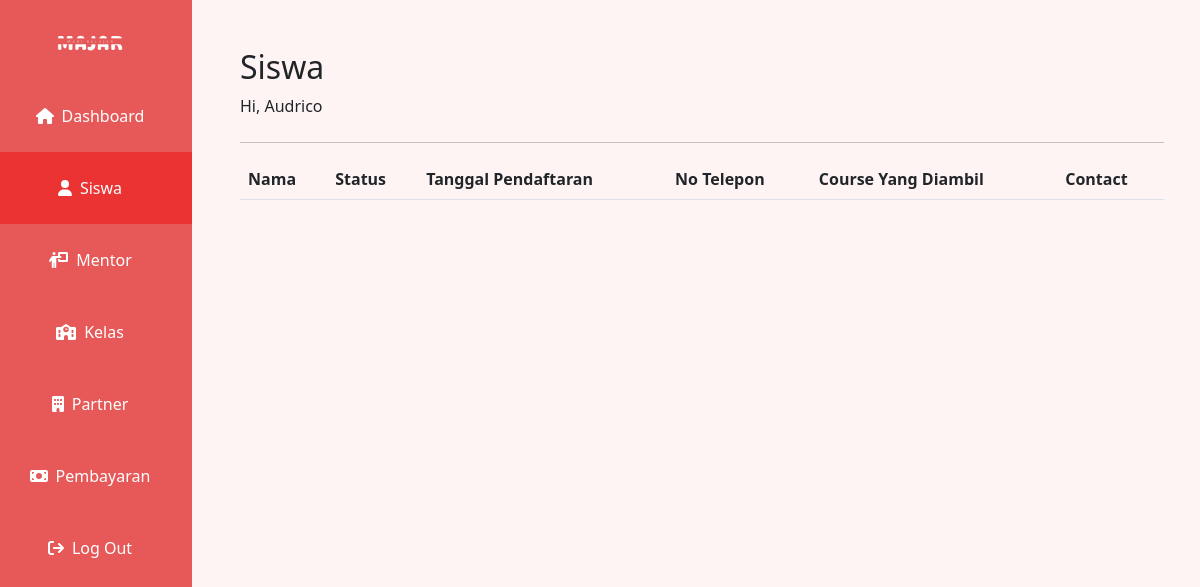
/siswa.php (signed in), run on an earlier commit of the app's database.
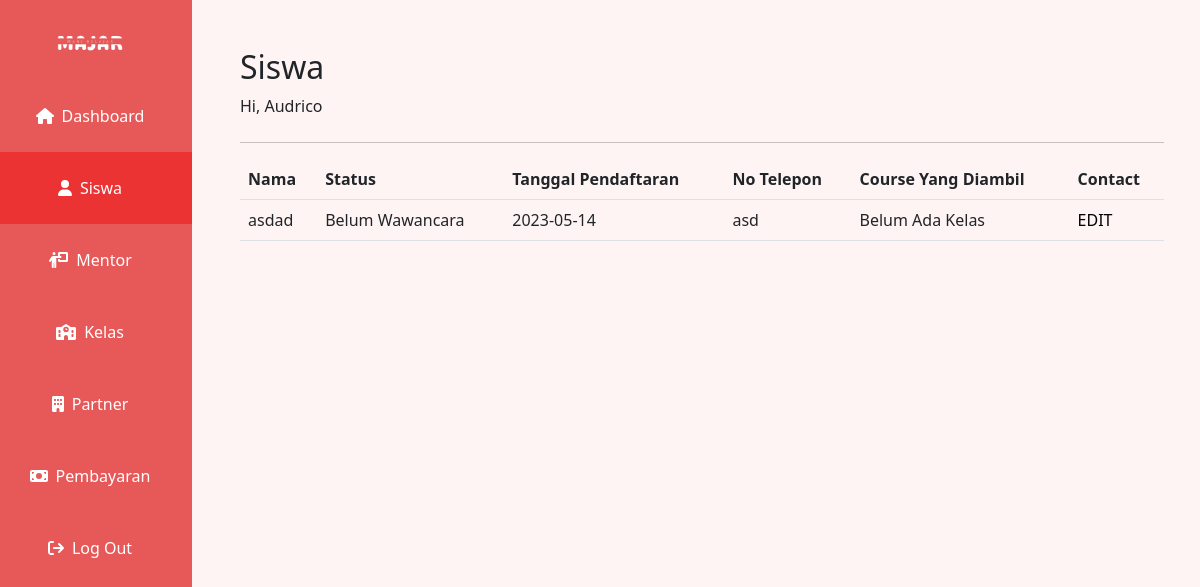
And on a later commit of the database.
### tables this page shows
CREATE TABLE `account` (
  `nik` varchar(200) NOT NULL,
  `full_name` varchar(64) NOT NULL,
  `username` varchar(255) NOT NULL,
  `password` varchar(255) NOT NULL,
  `no_wa` varchar(18) NOT NULL,
  `gender` varchar(8) NOT NULL,
  `alamat` varchar(32) NOT NULL,
  `id_role` int(11) NOT NULL,
  `tanggal_pendaftaran` date NOT NULL,
  `last_login` date DEFAULT NULL,
  `id_partner` int(11) DEFAULT NULL,
  `last_login_ip` varchar(12) DEFAULT NULL
);

### siswa.php (the view, shortened to what this page needs)
<?php
include('phps/connect.php');
?>
<!doctype html>
<html lang="en">
<?php include "head.php"; ?>
<body>
    <div class="container-fluid text-center p-0" >
        <div class="row" style="min-height: 100vh;">
            <?php include './sidebar.php'; ?>
            <div class="col-sm-10 text-start p-5" style="background-color: #FFF4F4;">
                <h2>Siswa</h2>
                <p class="mb-4">Hi, <?php echo $_SESSION["full_name"]; ?></p>
                <hr>
                <table id="example" class="table">
                    <thead>
                        <th data-sortable="true">Nama</th>
                        <th data-sortable="true">Status</th>
                        <th data-sortable="true">Tanggal Pendaftaran</th>
                        <th data-sortable="true">No Telepon</th>
                        <th data-sortable="true">Course Yang Diambil</th>
                        <th data-sortable="true">Contact</th>
                    </thead>
                    <tbody>
                        <?php
                            $sql = "SELECT a.nik, a.full_name, (CASE WHEN r.id = 3 THEN 'Belum Wawancara' WHEN r.id = 4 THEN 'Student' WHEN r.id = 5 THEN 'Alumni' END) AS status, a.tanggal_pendaftaran, a.no_wa, COALESCE(CONCAT(c.name, ' ', c.kelas), 'Belum Ada Kelas') AS nama_kelas
                            FROM `account` a
                            LEFT JOIN role r ON r.id = a.id_role
                            LEFT JOIN user_course uc ON uc.account_id = a.nik
                            LEFT JOIN course c ON c.id = uc.course_id
                            WHERE r.id = 3 OR r.id = 4 OR r.id = 5";
                            $result = $conn->prepare($sql);
                            $result->execute();
                            foreach($result as $row){
                        ?>
                        <tr class="hoverablerow">
                            <form>
                                <td><?php echo $row['full_name'] ?><input type="hidden" name="full_name" value="<?php echo $row['full_name'] ?>"></td>
                                <td><?php echo $row['status'] ?><input type="hidden" name="status" value="<?php echo $row['status'] ?>"></td>
                                <td><?php echo $row['tanggal_pendaftaran'] ?><input type="hidden" name="tanggal_pendaftaran" value="<?php echo $row['tanggal_pendaftaran'] ?>"></td>
                                <td><?php echo $row['no_wa'] ?><input type="hidden" name="no_wa" value="<?php echo $row['no_wa'] ?>"></td>
                                <td><?php echo $row['nama_kelas'] ?><input type="hidden" name="nama_kelas" value="<?php echo $row['nama_kelas'] ?>"></td>
                                <td><a href="editsis.php" style="text-decoration:none; color: black">EDIT</a></td>
                            </form>
                        </tr>
                        <?php
                            }
                        ?>
                    </tbody>
                </table>
            </div>
        </div>
    </div>
</body>
</html>

What changed in the data, as far as the page shows it:
added account: full_name "asdad", status "Belum Wawancara", tanggal_pendaftaran "2023-05-14", no_wa "asd", nama_kelas "Belum Ada Kelas"
